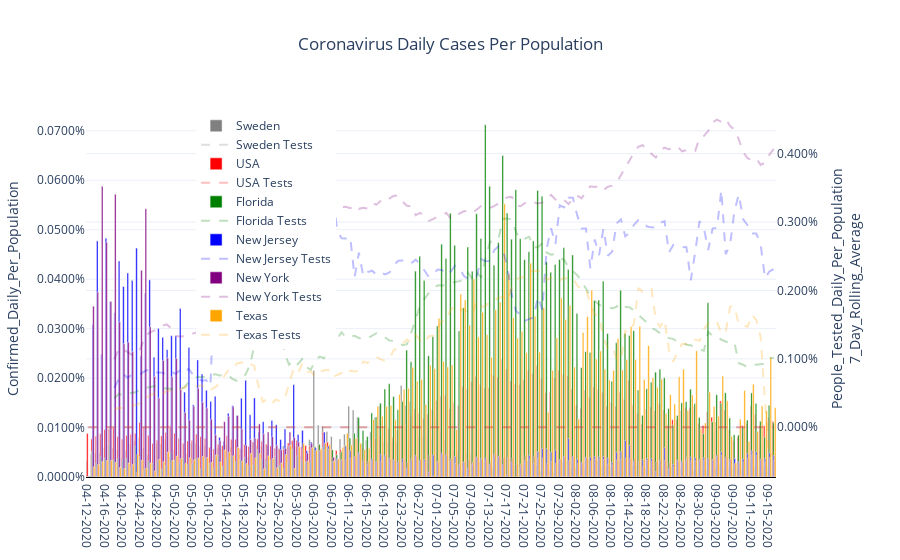

This figure's notebook cell:
### Code cell
fig = make_subplots(specs=[[{'secondary_y':True}]])
for mycountry in countries_list:
    fig.add_trace(go.Bar(x=country_df[country_df['Country_Region']==mycountry]['Date'],
                               y=country_df[country_df['Country_Region']==mycountry]['Confirmed_Daily_Per_Population'],
                               name = rename_dict[mycountry],
                               marker = {'color':colors_dict[mycountry]},
                               width = 0.35),
                  secondary_y = False)
    fig.add_trace(go.Scatter(x=country_df[country_df['Country_Region']==mycountry]['Date'],
                               y=country_df[country_df['Country_Region']==mycountry]['People_Tested_Daily_Per_Population_7_Day_Rolling_Average'],
                               name = rename_dict[mycountry] + ' Tests',
                               line = {'color':colors_dict[mycountry],
                                       'dash':'dash'},
                               opacity = 0.25),
                  secondary_y = True)
fig.update_layout(showlegend = True,
                legend= dict(x=0.15,y=0.97),
                title='Coronavirus Daily Cases Per Population',
                title_x= 0.5,
                yaxis={'title':'Confirmed_Daily_Per_Population',
                       'range': [0.0,country_df['Confirmed_Daily_Per_Population'].max()+0.00005],
                       'tickformat':'.4%',
                       'zeroline':True,'zerolinecolor':'#000000','zerolinewidth':2.0},
                template='plotly_white')
fig.update_yaxes(title_text='People_Tested_Daily_Per_Population<br>7_Day_Rolling_Average',
                 secondary_y=True,
                 tickformat= '.3%')
fig.show()
myfilename = r'C:\__YOUTUBE__\__POLITICS__\Coronavirus\outputdata\4-CV_Daily_Cases_Per_Population.png'
fig.write_image(myfilename,width = 852,height = 480, scale = 2.0)
print('Static Image:')
Image(filename=myfilename)

### Figure 1 — Plotly figure (JSON) as saved in the notebook; plotly's stock layout.template omitted (floating-point values rounded to 4 significant figures; data arrays with more than 128 entries replaced by an {"elided": "..."} marker saying what was removed)
{"data": [{"marker": {"color": "grey"}, "name": "Sweden", "type": "bar", "width": 0.35, "x": {"elided": "158 str values"}, "xaxis": "x", "y": {"elided": "158 float values"}, "yaxis": "y"}, {"line": {"color": "grey", "dash": "dash"}, "name": "Sweden Tests", "opacity": 0.25, "type": "scatter", "x": {"elided": "158 str values"}, "xaxis": "x", "y": {"elided": "158 int values"}, "yaxis": "y2"}, {"marker": {"color": "red"}, "name": "USA", "type": "bar", "width": 0.35, "x": {"elided": "158 str values"}, "xaxis": "x", "y": {"elided": "158 float values"}, "yaxis": "y"}, {"line": {"color": "red", "dash": "dash"}, "name": "USA Tests", "opacity": 0.25, "type": "scatter", "x": {"elided": "158 str values"}, "xaxis": "x", "y": {"elided": "158 int values"}, "yaxis": "y2"}, {"marker": {"color": "green"}, "name": "Florida", "type": "bar", "width": 0.35, "x": {"elided": "158 str values"}, "xaxis": "x", "y": {"elided": "158 float values"}, "yaxis": "y"}, {"line": {"color": "green", "dash": "dash"}, "name": "Florida Tests", "opacity": 0.25, "type": "scatter", "x": {"elided": "158 str values"}, "xaxis": "x", "y": {"elided": "158 float values"}, "yaxis": "y2"}, {"marker": {"color": "blue"}, "name": "New Jersey", "type": "bar", "width": 0.35, "x": {"elided": "158 str values"}, "xaxis": "x", "y": {"elided": "158 float values"}, "yaxis": "y"}, {"line": {"color": "blue", "dash": "dash"}, "name": "New Jersey Tests", "opacity": 0.25, "type": "scatter", "x": {"elided": "158 str values"}, "xaxis": "x", "y": {"elided": "158 float values"}, "yaxis": "y2"}, {"marker": {"color": "purple"}, "name": "New York", "type": "bar", "width": 0.35, "x": {"elided": "158 str values"}, "xaxis": "x", "y": {"elided": "158 float values"}, "yaxis": "y"}, {"line": {"color": "purple", "dash": "dash"}, "name": "New York Tests", "opacity": 0.25, "type": "scatter", "x": {"elided": "158 str values"}, "xaxis": "x", "y": {"elided": "158 float values"}, "yaxis": "y2"}, {"marker": {"color": "orange"}, "name": "Texas", "type": "bar", "width": 0.35, "x": {"elided": "158 str values"}, "xaxis": "x", "y": {"elided": "158 float values"}, "yaxis": "y"}, {"line": {"color": "orange", "dash": "dash"}, "name": "Texas Tests", "opacity": 0.25, "type": "scatter", "x": {"elided": "158 str values"}, "xaxis": "x", "y": {"elided": "158 float values"}, "yaxis": "y2"}], "layout": {"legend": {"x": 0.15, "y": 0.97}, "showlegend": true, "title": {"text": "Coronavirus Daily Cases Per Population", "x": 0.5}, "xaxis": {"anchor": "y", "domain": [0, 0.94]}, "yaxis": {"anchor": "x", "domain": [0, 1], "range": [0, 0.0007623], "tickformat": ".4%", "title": {"text": "Confirmed_Daily_Per_Population"}, "zeroline": true, "zerolinecolor": "#000000", "zerolinewidth": 2}, "yaxis2": {"anchor": "x", "overlaying": "y", "side": "right", "tickformat": ".3%", "title": {"text": "People_Tested_Daily_Per_Population<br>7_Day_Rolling_Average"}}}}
